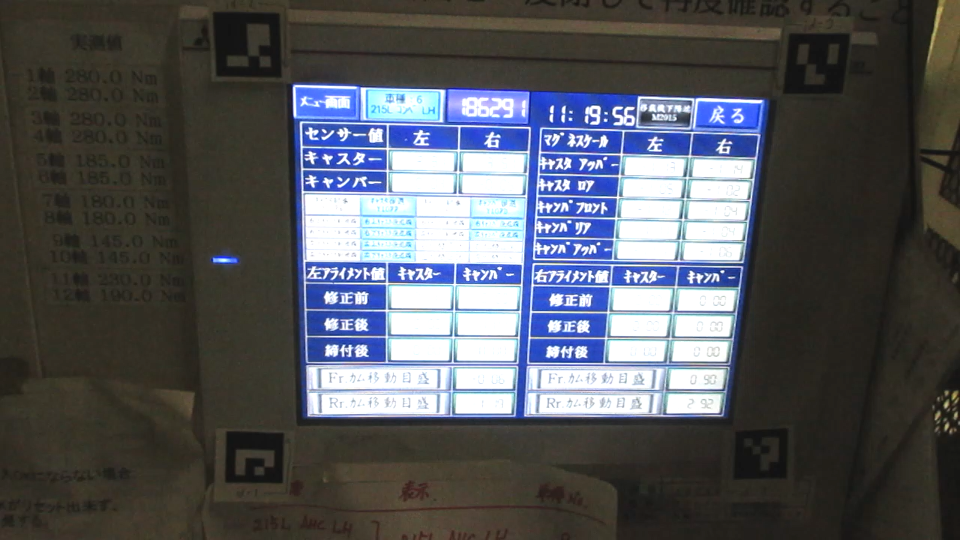
#> input picture tenki/origin.png, 1920 x 1080 px, given in place of the camera (shown at 1/2 size)
$ python camera.py
#> lines starting #> are read from the running program, lines starting #| are printed output that depends on the picture; after the words box and inside, x2 and y2 are one past the last pixel; in counts of white or black regions, pixels touching at a corner belong together
import cv2
import numpy as np
from datetime import datetime
import csv
import random
from cv2 import aruco
from segment import *
import pandas as pd
import base64
import json

def img2base64(imgCV):
    _, imgEnc = cv2.imencode(".png", imgCV)                             # エンコードされたオブジェクト
    imgB64 = base64.b64encode(imgEnc)                                   # byte
    strB64 = str(imgB64, "utf-8")                                       # string
    return strB64


class Camera():
    def __init__(self):
        self.video = cv2.VideoCapture(0)
        self.w = 640
        self.h = 480
        self.video.set(cv2.CAP_PROP_FRAME_WIDTH, self.w)
        self.video.set(cv2.CAP_PROP_FRAME_HEIGHT, self.h)
        self.margin = 50
        self.lastimage = np.zeros((self.h, self.w, 4), np.uint8)        # 1フレーム前の画像の初期値
        self.path = ".\\static\\"

    def read_data(self):
        ret, frame = self.video.read()                                  # カメラ映像を取得する
#> frame is the input picture: shape (1080, 1920, 3); mean B, G, R 91.1, 85.9, 83.7
        if ret:                                                         # 正しく撮れていたら
        #    cv2.imwrite(self.path + "photo.jpg", frame)                 # 画像を保存する
            self.lastimage = frame                                      # これを直近の画像として覚えておく
        else:                                                           # 正しく撮れていなかったら
            frame = self.lastimage                                      # 直近の画像を思い出す

        # 現在時刻を元画像に描画する
        now = datetime.now()                                            # 現在時刻
        color = (random.randint(0, 255), random.randint(0, 255), random.randint(0, 255))
        frame = cv2.putText(frame, now.strftime("%m/%d %H:%M"), (10, 40), cv2.FONT_HERSHEY_DUPLEX, 1, color, 2)
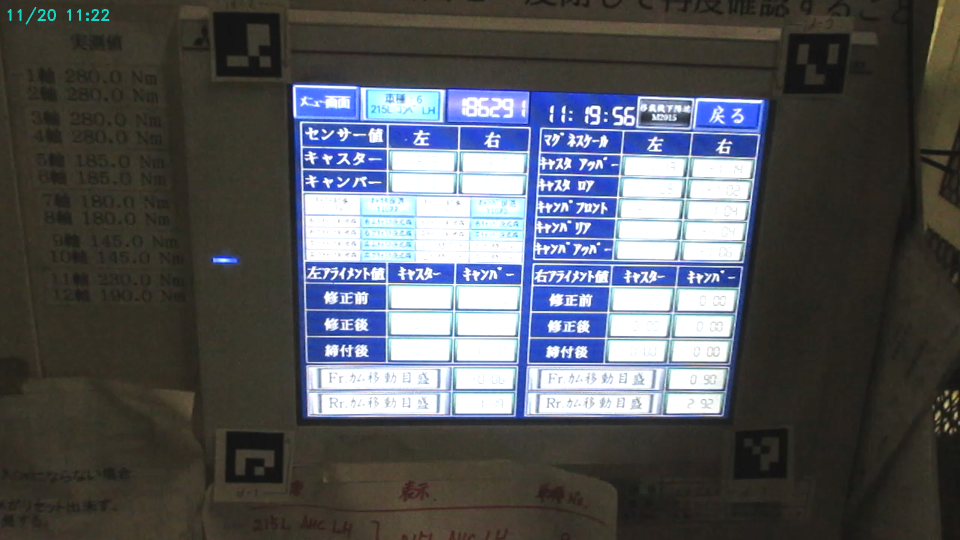
#> frame: shape (1080, 1920, 3) (shown at 1/2 size); 0.07% of pixels changed, all inside (x1, y1, x2, y2) = (15, 14, 219, 49)

        # 画像処理1 ArUcoマーカーで矩形を取得する
        gray = cv2.cvtColor(frame, cv2.COLOR_BGR2GRAY)                  # グレースケールにする
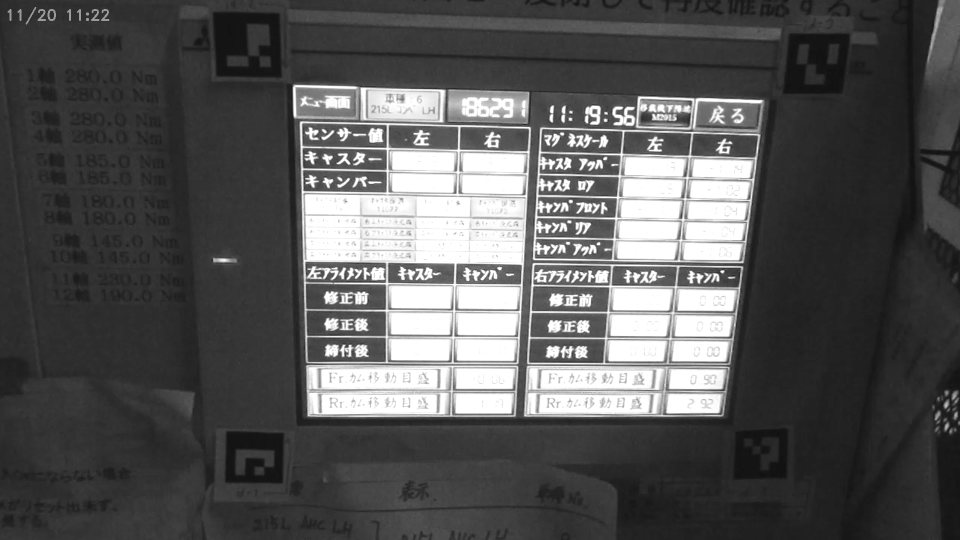
#> gray: shape (1080, 1920) (shown at 1/2 size); min 17, max 255, mean 85.9
        corners, ids = detectMarkers(gray)                              # マーカーを検出する
#> in detectMarkers, `corners, ids, _ = aruco.detectMarkers(gray, dict_aruco, parameters=par..`: corners = ([[426, 25], [557, 27], [562, 154], [432, 151]], [[453, 864], [565, 866], [565, 964], [451, 964]], [[713, 179], [710, 232], [594, 231], [591, 175]]); ids = [2, 1, 17]
#> ids = [2, 1, 17]
        image1 = aruco.drawDetectedMarkers(frame.copy(), corners, ids)  # マーカー検出結果を描写する
        #cv2.imwrite(self.path + "image1.jpg", image1)                   # 以上の加工をした画像を保存する
        self.image1 = image1
        str_img1 = img2base64(image1)

        # 画像処理2 ArUcoマーカーで矩形を取得する
        if len(corners) == 4:                                           # マーカーが4個ならば
            dic_id = {}
            for i, id in enumerate(np.ravel(ids)):                      # idsは扱いづらいかたちなので一次元にして
                dic_id[id] = i                                          # 何番目のマークのidが何なのかを辞書にする
            pos0 = corners[dic_id[0]][0][3]                             # 左上
            pos1 = corners[dic_id[1]][0][3]                             # 右上
            pos2 = corners[dic_id[2]][0][3]                             # 右下
            pos3 = corners[dic_id[3]][0][3]                             # 左下
            pts1 = np.float32([pos0, pos1, pos2, pos3])                 # カメラ映像の中のマーカーの座標群
            pts2 = np.float32([(0,0), (900,0), (900,300), (0,300)])     # CO2計のサイズが90*270なので仮にこのサイズにする
            M = cv2.getPerspectiveTransform(pts1, pts2)                 # 投影行列
            rect = cv2.warpPerspective(frame, M, (900,300))             # 不等辺四角形を長方形に変形する
            bai = self.w / rect.shape[1]                                # 幅をカメラ映像の幅に拡大する倍率
            image2 = cv2.resize(rect.copy(), None, fx=bai, fy=bai)      # カメラ映像のサイズに拡大縮小する
            cv2.imwrite(self.path + "image2.jpg", image2)               # 以上の加工をした画像を保存する

        """
        # ここからが本番　7セグを読み取る
            str_now = now.strftime("%Y-%m-%d %H:%M")                    # 現在時刻を文字列にする
            value_co2, value_temp, value_hum = read_values(rect)        # CO2計を読み取る
            print(value_co2, value_temp, value_hum)
            if value_co2:                                               # CO2濃度がTrue（数値）ならば
                self.last_co2 = value_co2                               # それを直近の値として覚えておく
            else:                                                       # Falseならば
                value_co2 = self.last_co2                               # 直近の値を思い出す

            if value_temp:
                self.last_temp = value_temp
            else:
                value_temp = self.last_temp

            if value_hum:
                self.last_hum = value_hum
            else:
                value_hum = self.last_hum

            row = [str_now, value_co2, value_temp, value_hum]           # csvに書き込む1行分のデータ
            print(row)
            print()
        """

            #with open(".\\static\\data.csv", "a", newline="") as f:
            #    writer = csv.writer(f)
            #    writer.writerow(row)

        print(now)
        return json.dumps({"image1":str_img1})


def detectMarkers(gray):
    dict_aruco = aruco.Dictionary_get(aruco.DICT_4X4_50)                # 事前登録されているマーカーの辞書
    parameters = aruco.DetectorParameters_create()                      # パラメータ自動決定
    corners, ids, _ = aruco.detectMarkers(gray, dict_aruco, parameters=parameters)
    return corners, ids


def main():
    cam = Camera()

    while True:
        cam.read_data()
        cv2.imshow("", cam.image1)
        key = cv2.waitKey(1) & 0xFF
#> (key Esc is pressed here)
        if key == 27:
            break

if __name__ == "__main__":
    main()
